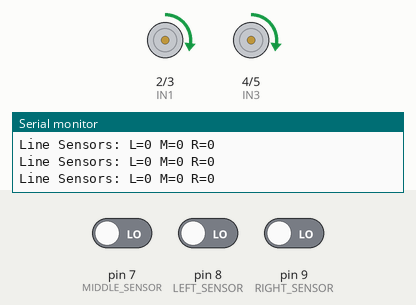
Simulated run of this sketch. Board: Arduino Uno, built with avr-gcc and run on an emulated ATmega328P. On the bench: motor-driver pin pairs drawn as motors (green arrow = first pin HIGH = forward, orange = second pin HIGH = backward, longer = more drive, scaled by the enable pin), the last lines printed to the serial monitor. The test bench sets the inputs (shaded band); at power-on: pin 8 (LEFT_SENSOR) LOW, pin 9 (RIGHT_SENSOR) LOW, pin 7 (MIDDLE_SENSOR) LOW.

Above: at 2.2 s.
2.3 s: pin 8 (LEFT_SENSOR) driven HIGH
At 3.5 s:
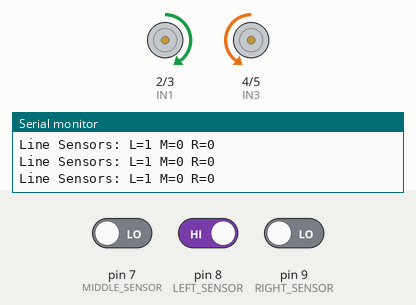
3.8 s: pin 8 (LEFT_SENSOR) driven LOW
At 5.2 s:
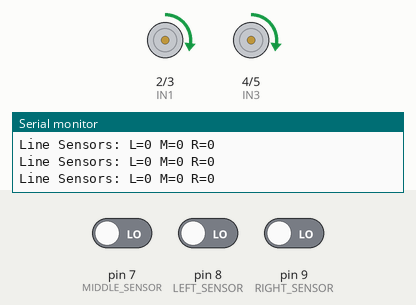
6.8 s: pin 9 (RIGHT_SENSOR) driven HIGH
At 7.7 s:
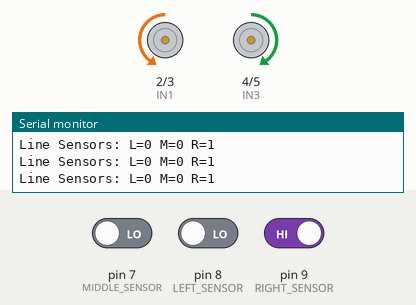
8.3 s: pin 9 (RIGHT_SENSOR) driven LOW
At 9.6 s:
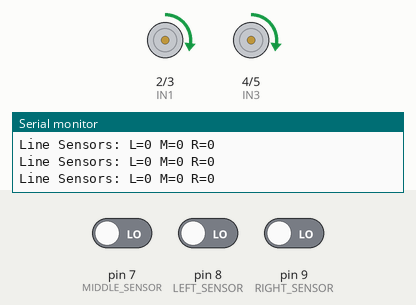
11.3 s: pin 7 (MIDDLE_SENSOR) driven HIGH
At 12.5 s:
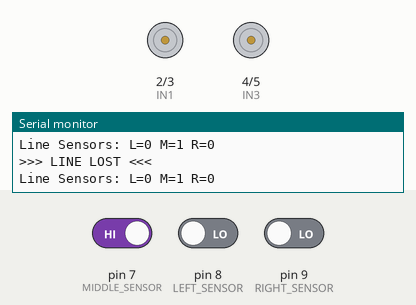
12.9 s: pin 7 (MIDDLE_SENSOR) driven LOW
At 14.2 s:
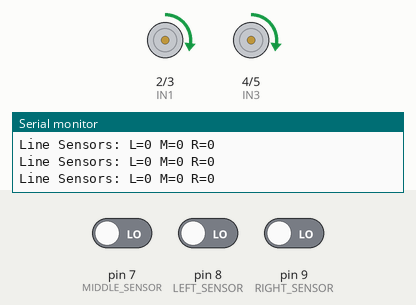
Timing chart, 0 to 15.9 s (numbered marks = the images above; inputs shaded):
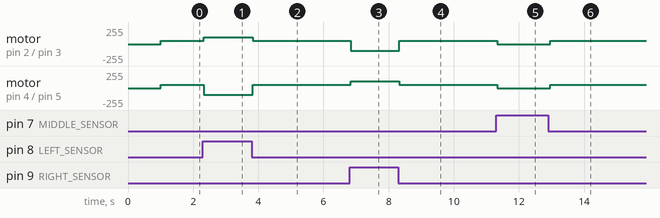

The sketch:

line_follwer__robot.ino
```cpp
// ==================== LINE FOLLOWER ROBOT ====================
// IR Sensor-based line following
// Three-sensor configuration with basic motor control
// ===========================================================

// ===================== PIN DEFINITIONS =====================
// Line Follower Sensors
#define LEFT_SENSOR   8
#define MIDDLE_SENSOR 7
#define RIGHT_SENSOR  9

// Motor Control
#define ENA 6  // PWM - Left motor speed
#define ENB 11    // PWM - Right motor speed
#define IN1 2     // Left motor direction
#define IN2 3     // Left motor direction
#define IN3 4     // Right motor direction
#define IN4 5     // Right motor direction

// ===================== CONSTANTS =====================
// Motor speeds
const int LINE_FOLLOW_SPEED = 50;
const int TURN_SPEED = 100;

// ===================== SETUP =====================
void setup() {
  // Line Follower pins
  pinMode(LEFT_SENSOR, INPUT);
  pinMode(MIDDLE_SENSOR, INPUT);
  pinMode(RIGHT_SENSOR, INPUT);

  // Motor control pins
  pinMode(ENA, OUTPUT);
  pinMode(ENB, OUTPUT);
  pinMode(IN1, OUTPUT);
  pinMode(IN2, OUTPUT);
  pinMode(IN3, OUTPUT);
  pinMode(IN4, OUTPUT);

  Serial.begin(9600);
  delay(1000);
  Serial.println("=== Line Follower Robot Started ===");
}

// ===================== MAIN LOOP =====================
void loop() {
  lineFollowerMode();
}

// ===================== LINE FOLLOWER MODE =====================
// Dedicated line follower functions

int readLineFollowerSensors() {
  int L = digitalRead(LEFT_SENSOR);
  int M = digitalRead(MIDDLE_SENSOR);
  int R = digitalRead(RIGHT_SENSOR);
  return (L << 2) | (M << 1) | R;  // Return as 3-bit value
}

void printLineFollowerSensorStatus() {
  int L = digitalRead(LEFT_SENSOR);
  int M = digitalRead(MIDDLE_SENSOR);
  int R = digitalRead(RIGHT_SENSOR);
  Serial.print("Line Sensors: L=");
  Serial.print(L);
  Serial.print(" M=");
  Serial.print(M);
  Serial.print(" R=");
  Serial.println(R);
}

void lineFollowerMode() {
  int sensorState = readLineFollowerSensors();
  printLineFollowerSensorStatus();

  switch (sensorState) {
    // Middle sensor on black (straight)
    case 0b101:  // L=0, M=1, R=0
      motorForward();
      break;

    // Left sensor on black (sharp left)
    case 0b011:  // L=1, M=0, R=0
      motorTurnLeft();
      break;

    // Right sensor on black (sharp right)
    case 0b110:  // L=0, M=0, R=1
      motorTurnRight();
      break;

    // Left + Middle on black (moderate left)
    case 0b001:  // L=1, M=1, R=0
      motorTurnLeft();
      break;

    // Right + Middle on black (moderate right)
    case 0b100:  // L=0, M=1, R=1
      motorTurnRight();
      break;

    // All black (continue forward)
    case 0b000:  // L=1, M=1, R=1
      motorForward();
      break;

    // All white - line lost
    case 0b111:  // L=0, M=0, R=0
    default:
      motorStop();
      Serial.println(">>> LINE LOST <<<");
      break;
  }

  delay(10);
}


// ===================== MOTOR CONTROL =====================
// Motor functions for line following

void setMotors(int leftDir, int rightDir, int speed) {
  analogWrite(ENA, speed);
  analogWrite(ENB, speed);
  digitalWrite(IN1, leftDir > 0 ? HIGH : LOW);
  digitalWrite(IN2, leftDir < 0 ? HIGH : LOW);
  digitalWrite(IN3, rightDir > 0 ? HIGH : LOW);
  digitalWrite(IN4, rightDir < 0 ? HIGH : LOW);
}

void motorForward() {
  setMotors(1, 1, LINE_FOLLOW_SPEED);
}

void motorTurnLeft() {
  setMotors(-1, 1, TURN_SPEED);
}

void motorTurnRight() {
  setMotors(1, -1, TURN_SPEED);
}

void motorStop() {
  analogWrite(ENA, 0);
  analogWrite(ENB, 0);
  digitalWrite(IN1, LOW);
  digitalWrite(IN2, LOW);
  digitalWrite(IN3, LOW);
  digitalWrite(IN4, LOW);
}
```

Measured:
- after the input at 2.3 s, motor on pin 2 (IN1) / pin 3 (IN2): forward 50/255 → forward 100/255 at once; motor on pin 4 (IN3) / pin 5 (IN4): forward 50/255 → backward 100/255 at once
- after the input at 3.8 s, motor on pin 2 (IN1) / pin 3 (IN2): forward 100/255 → forward 50/255 at once; motor on pin 4 (IN3) / pin 5 (IN4): backward 100/255 → forward 50/255 at once
- after the input at 6.8 s, motor on pin 2 (IN1) / pin 3 (IN2): forward 50/255 → backward 100/255 at once; motor on pin 4 (IN3) / pin 5 (IN4): forward 50/255 → forward 100/255 at once
- after the input at 8.3 s, motor on pin 2 (IN1) / pin 3 (IN2): backward 100/255 → forward 50/255 at once; motor on pin 4 (IN3) / pin 5 (IN4): forward 100/255 → forward 50/255 at once
- after the input at 11.3 s, motor on pin 2 (IN1) / pin 3 (IN2), motor on pin 4 (IN3) / pin 5 (IN4): forward 50/255 → stopped at once
- after the input at 12.9 s, motor on pin 2 (IN1) / pin 3 (IN2), motor on pin 4 (IN3) / pin 5 (IN4): stopped → forward 50/255 after 0.06 s
